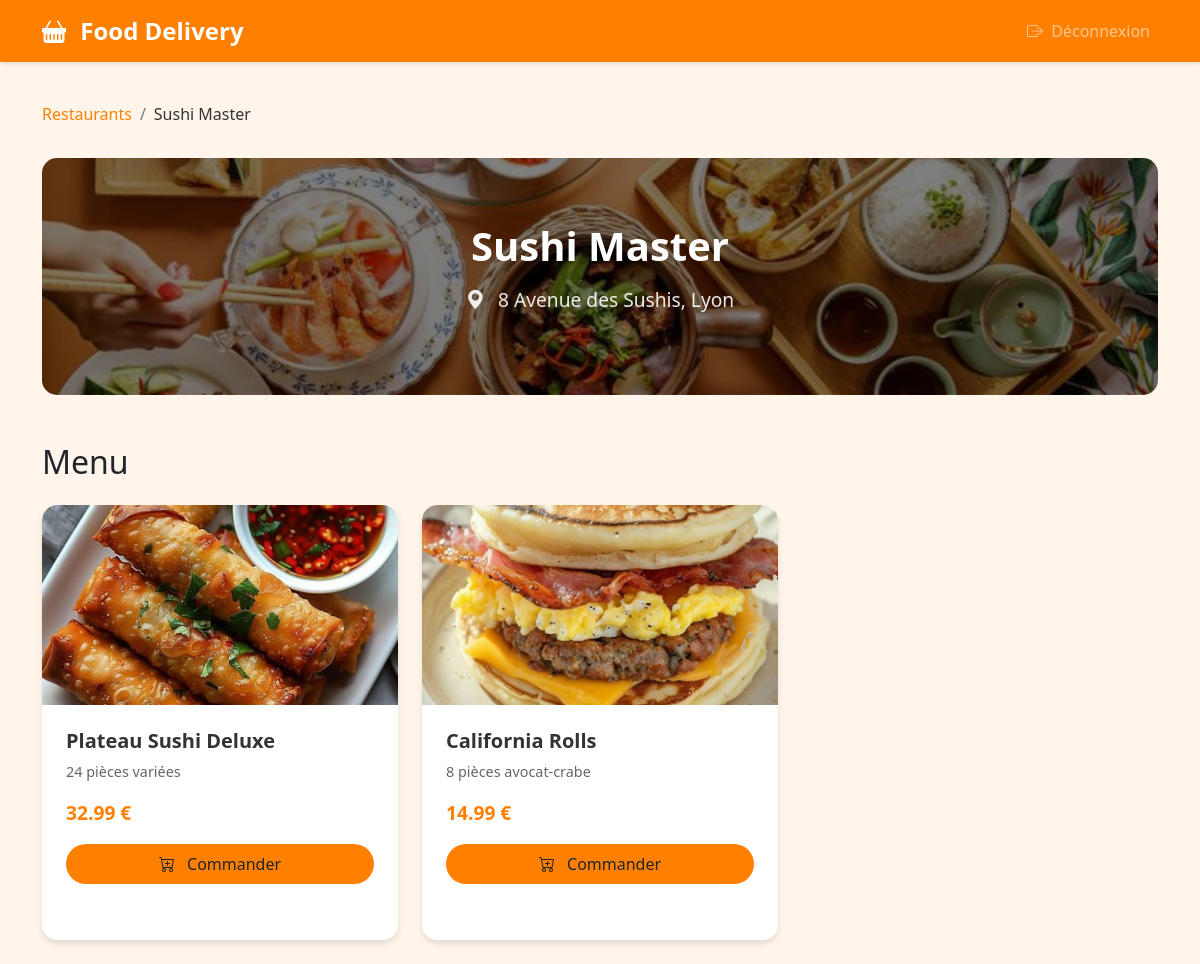
/restaurant_detail.php?id=2 (signed in), run on the app's committed database.
### tables this page shows
CREATE TABLE IF NOT EXISTS restaurants (
    id INT PRIMARY KEY AUTO_INCREMENT,
    name VARCHAR(100) NOT NULL,
    address VARCHAR(255) NOT NULL,
    description TEXT,
    image VARCHAR(255) DEFAULT 'default.jpg',
    latitude DECIMAL(10, 8) NOT NULL,
    longitude DECIMAL(11, 8) NOT NULL,
    created_at TIMESTAMP DEFAULT CURRENT_TIMESTAMP
);

CREATE TABLE IF NOT EXISTS products (
    id INT PRIMARY KEY AUTO_INCREMENT,
    restaurant_id INT,
    name VARCHAR(100) NOT NULL,
    description TEXT,
    price DECIMAL(10, 2) NOT NULL,
    image VARCHAR(255) DEFAULT 'default.jpg',
    created_at TIMESTAMP DEFAULT CURRENT_TIMESTAMP,
    FOREIGN KEY (restaurant_id) REFERENCES restaurants(id)
);

### restaurant_detail.php (the view, shortened to what this page needs)
<?php
require_once 'config/database.php';
$restaurant_id = isset($_GET['id']) ? (int)$_GET['id'] : 0;
$stmt = $conn->prepare("SELECT * FROM restaurants WHERE id = ?");
$stmt->execute([$restaurant_id]);
$restaurant = $stmt->fetch(PDO::FETCH_ASSOC);
$stmt = $conn->prepare("SELECT * FROM products WHERE restaurant_id = ?");
$stmt->execute([$restaurant_id]);
$products = $stmt->fetchAll(PDO::FETCH_ASSOC);
?>
<!DOCTYPE html>
<html lang="fr">
<head>
    <link href="https://cdn.jsdelivr.net/npm/bootstrap@5.1.3/dist/css/bootstrap.min.css" rel="stylesheet">
    <link rel="stylesheet" href="https://cdn.jsdelivr.net/npm/bootstrap-icons@1.8.1/font/bootstrap-icons.css">
</head>
<body>
    <nav class="navbar navbar-expand-lg navbar-dark">
        <div class="container">
            <a class="navbar-brand" href="restaurants.php">
                <i class="bi bi-basket-fill me-2"></i>
                Food Delivery
            </a>
            <div class="collapse navbar-collapse" id="navbarNav">
                <ul class="navbar-nav ms-auto">
                    <li class="nav-item">
                        <a class="nav-link" href="logout.php">
                            <i class="bi bi-box-arrow-right me-1"></i>
                            Déconnexion
                        </a>
                    </li>
                </ul>
            </div>
        </div>
    </nav>
    <div class="container py-4">
        <nav aria-label="breadcrumb">
            <ol class="breadcrumb">
                <li class="breadcrumb-item"><a href="restaurants.php">Restaurants</a></li>
                <li class="breadcrumb-item active"><?php echo htmlspecialchars($restaurant['name']); ?></li>
            </ol>
        </nav>
        <div class="restaurant-header text-center">
            <h1 class="restaurant-title"><?php echo htmlspecialchars($restaurant['name']); ?></h1>
            <p class="restaurant-address">
                <i class="bi bi-geo-alt-fill me-2"></i>
                <?php echo htmlspecialchars($restaurant['address']); ?>
            </p>
        </div>
        <h2 class="mb-4">Menu</h2>
        <div class="row g-4">
            <?php foreach ($products as $product): ?>
                <div class="col-md-6 col-lg-4">
                    <div class="card product-card h-100">
                        <?php
                        $image_path = "img/products/" . $product['image'];
                        if (file_exists($image_path)):
                        ?>
                            <img src="<?php echo $image_path; ?>"
                                 class="product-image"
                                 alt="<?php echo htmlspecialchars($product['name']); ?>"
                                 onerror="this.onerror=null; this.src='img/products/default.jpg';">
                        <?php endif; ?>
                        <div class="product-body">
                            <h5 class="product-title"><?php echo htmlspecialchars($product['name']); ?></h5>
                            <p class="product-description">
                                <?php echo htmlspecialchars($product['description']); ?>
                            </p>
                            <p class="product-price">
                                <?php echo number_format($product['price'], 2); ?> €
                            </p>
                            <form method="POST" action="">
                                <button type="submit" class="btn btn-order">
                                    <i class="bi bi-cart-plus me-2"></i>
                                    Commander
                                </button>
                            </form>
                        </div>
                    </div>
                </div>
            <?php endforeach; ?>
        </div>
    </div>
</body>
</html>

### data on the page
restaurants: name "Sushi Master", address "8 Avenue des Sushis, Lyon"
products: image (picture), name "Plateau Sushi Deluxe", description "24 pièces variées", price "32.99"
products: image (picture), name "California Rolls", description "8 pièces avocat-crabe", price "14.99"
